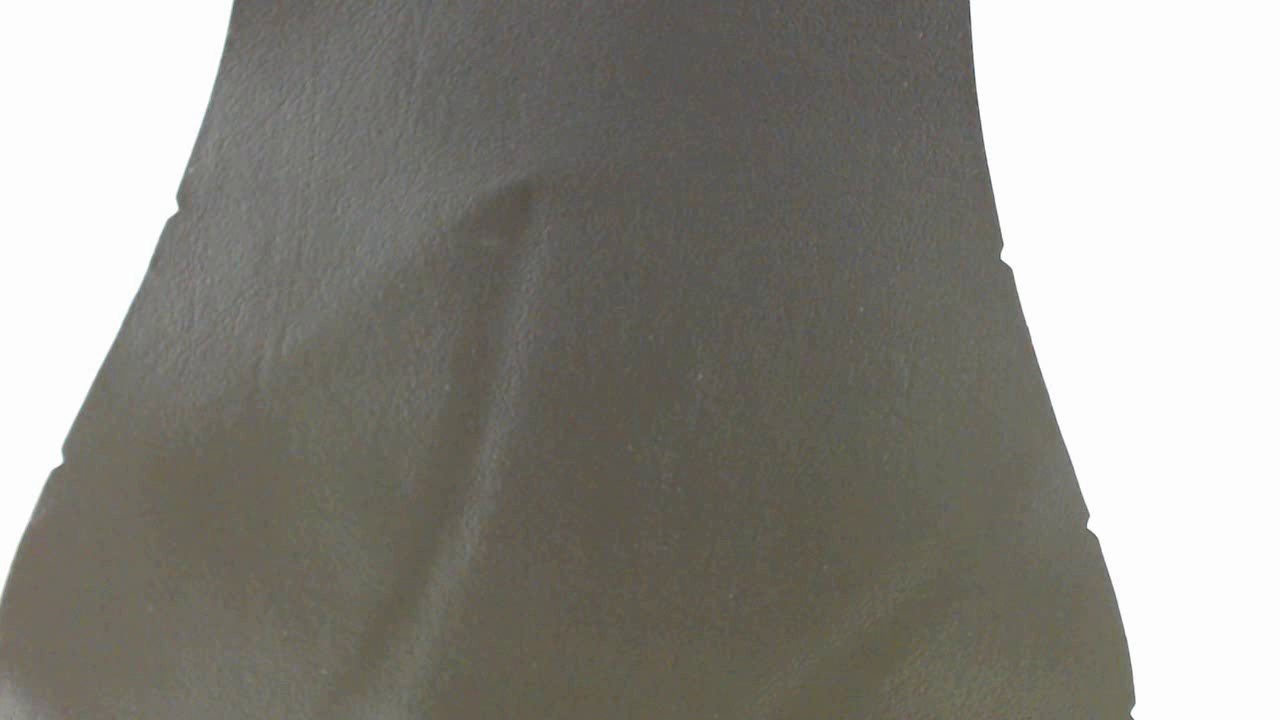
#> input picture 1.KADEME_3P1V3V3403-P1811786-03_frame_0069.jpg, 1280 x 720 px
$ python asdf.py
#> lines starting #> are read from the running program, lines starting #| are printed output that depends on the picture; after the words box and inside, x2 and y2 are one past the last pixel; in counts of white or black regions, pixels touching at a corner belong together
import cv2
import numpy as np

image = cv2.imread('1.KADEME_3P1V3V3403-P1811786-03_frame_0069.jpg')
#> image is the input picture: shape (720, 1280, 3); mean B, G, R 134.3, 141, 142.7
gray = cv2.cvtColor(image, cv2.COLOR_BGR2GRAY)
edges = cv2.Canny(gray, 50, 500)
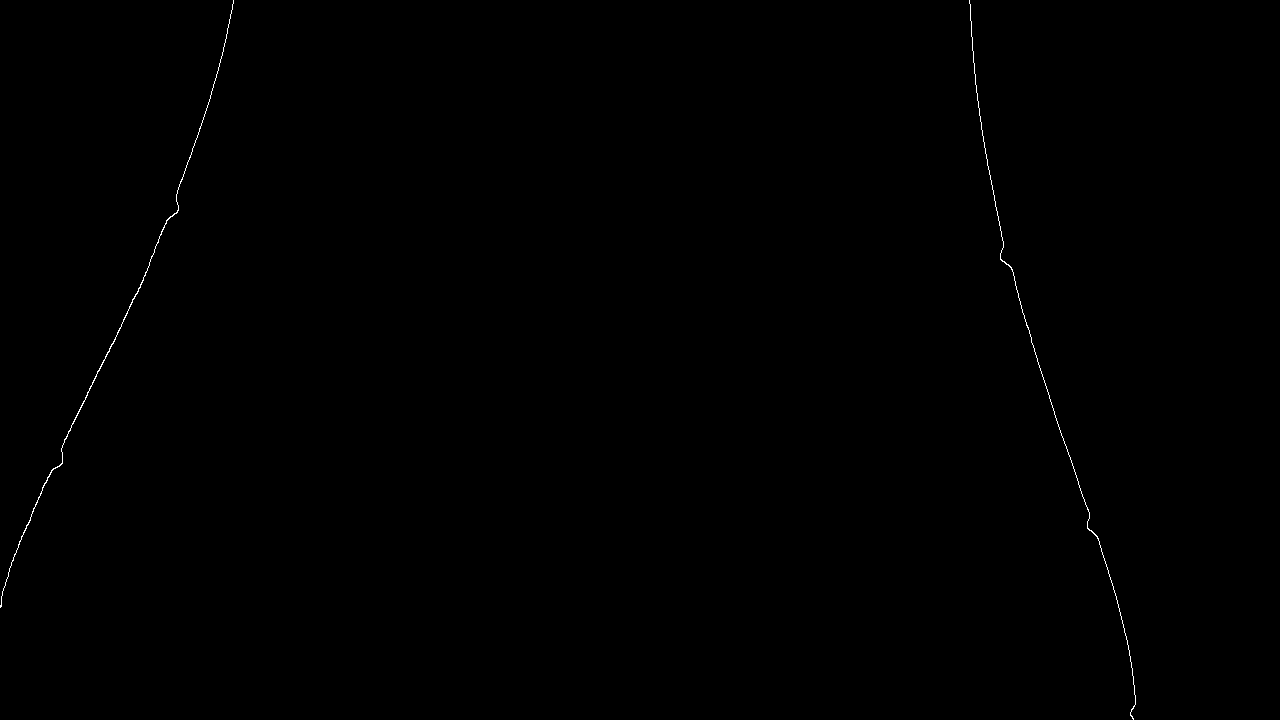
#> edges: shape (720, 1280); 0.16% white in thin lines or dots, all inside (x1, y1, x2, y2) = (0, 0, 1136, 720)
contours, _ = cv2.findContours(edges, cv2.RETR_TREE, cv2.CHAIN_APPROX_SIMPLE)
#> contours = 2 contours; box (x1, y1, x2, y2) and area: (0, 0, 234, 608) 124, (969, 0, 1136, 720) 29

def calculate_angle(pt1, pt2, pt3):
    a = np.linalg.norm(pt2 - pt3)
    b = np.linalg.norm(pt1 - pt3)
    c = np.linalg.norm(pt1 - pt2)

    if a + b <= c or a + c <= b or b + c <= a:
        return 0

    cosine_value = (b**2 + c**2 - a**2) / (2 * b * c)
    cosine_value = max(-1.0, min(1.0, cosine_value))
    angle = np.arccos(cosine_value)
    return np.degrees(angle)

def calculate_distance(pt1, pt2):
    return np.linalg.norm(pt1 - pt2)

detected_triangles = []

for cnt in contours:
    approx = cv2.approxPolyDP(cnt, 0.001*cv2.arcLength(cnt, True), True)

    if len(approx) > 2:
        for i in range(len(approx)):
            p1 = tuple(approx[i % len(approx)][0])
            p2 = tuple(approx[(i + 1) % len(approx)][0])
            p3 = tuple(approx[(i + 2) % len(approx)][0])

            angle = calculate_angle(np.array(p1), np.array(p2), np.array(p3))
            d1 = calculate_distance(np.array(p1), np.array(p2))
            d2 = calculate_distance(np.array(p2), np.array(p3))
            d3 = calculate_distance(np.array(p3), np.array(p1))

            if 20 < angle < 160 and 10 < d1 < 35 and 10 < d2 < 35 and 10 < d3 < 35:
                triangle = [p1, p2, p3]

                if triangle not in detected_triangles:

                    cv2.circle(image, p1, 3, (0, 255, 0), -1)
                    cv2.circle(image, p2, 3, (0, 255, 0), -1)
                    cv2.circle(image, p3, 3, (0, 255, 0), -1)
                    cv2.line(image, p1, p2, (255, 0, 0), 1)
                    cv2.line(image, p2, p3, (255, 0, 0), 1)
                    cv2.line(image, p3, p1, (255, 0, 0), 1)


                    detected_triangles.append(triangle)
#> this loop made 2 passes
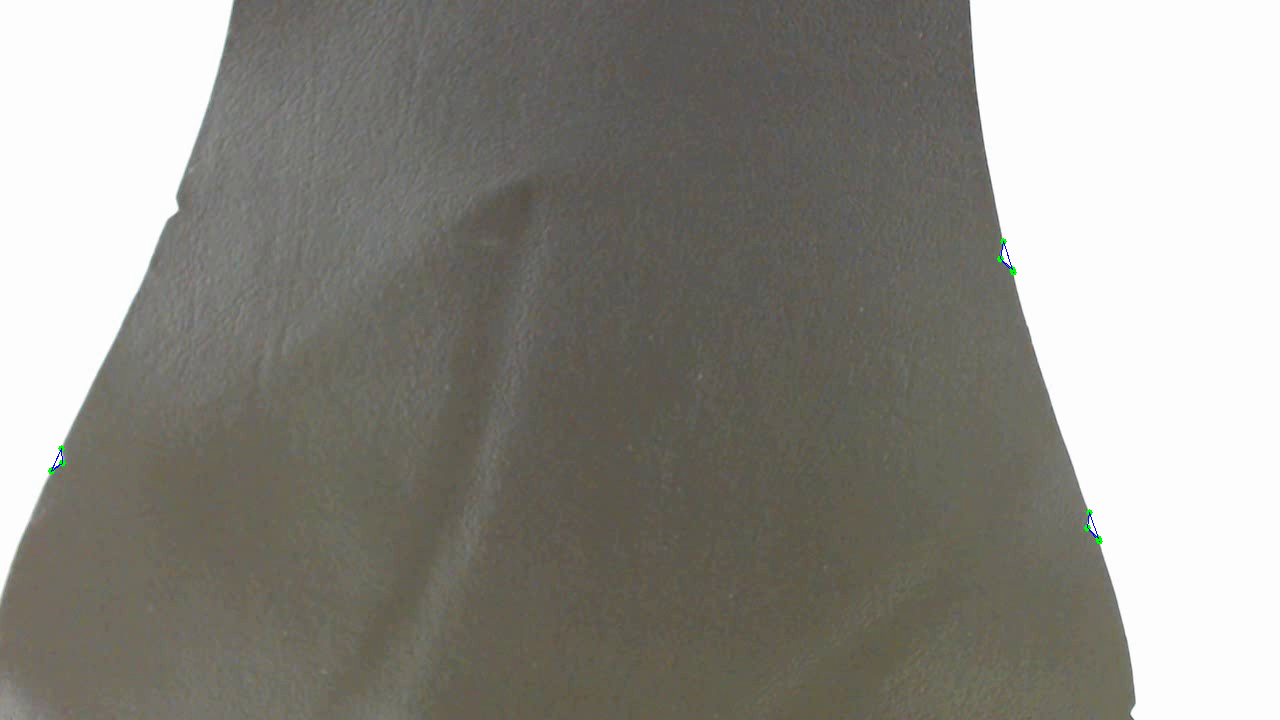
#> image: shape (720, 1280, 3); 0.05% of pixels changed, all inside (x1, y1, x2, y2) = (48, 238, 1103, 545)
#> after the loop, detected_triangles = [[(1003, 241), (1000, 259), (1013, 272)], [(1089, 512), (1087, 528), (1099, 541)], [(1098, 538), (1087, 527), (1089, 512)], [(1012, 269), (1000, 258), (1003, 241)], [(61, 448), (62, 462), (51, 470)], [(51, 471), (62, 463), (61, 448)]]

print(f"Unique triangles detected: {len(detected_triangles)}")
#| Unique triangles detected: 6
print(f"detected_triangles : {detected_triangles}")
#> (printed output is left out)
cv2.imshow('Detected Triangles', image)
cv2.waitKey(0)
cv2.destroyAllWindows()

$ run again, with 1.KADEME_3P1V3V8373-P1811817-03_frame_0188.jpg copied over 1.KADEME_3P1V3V3403-P1811786-03_frame_0069.jpg
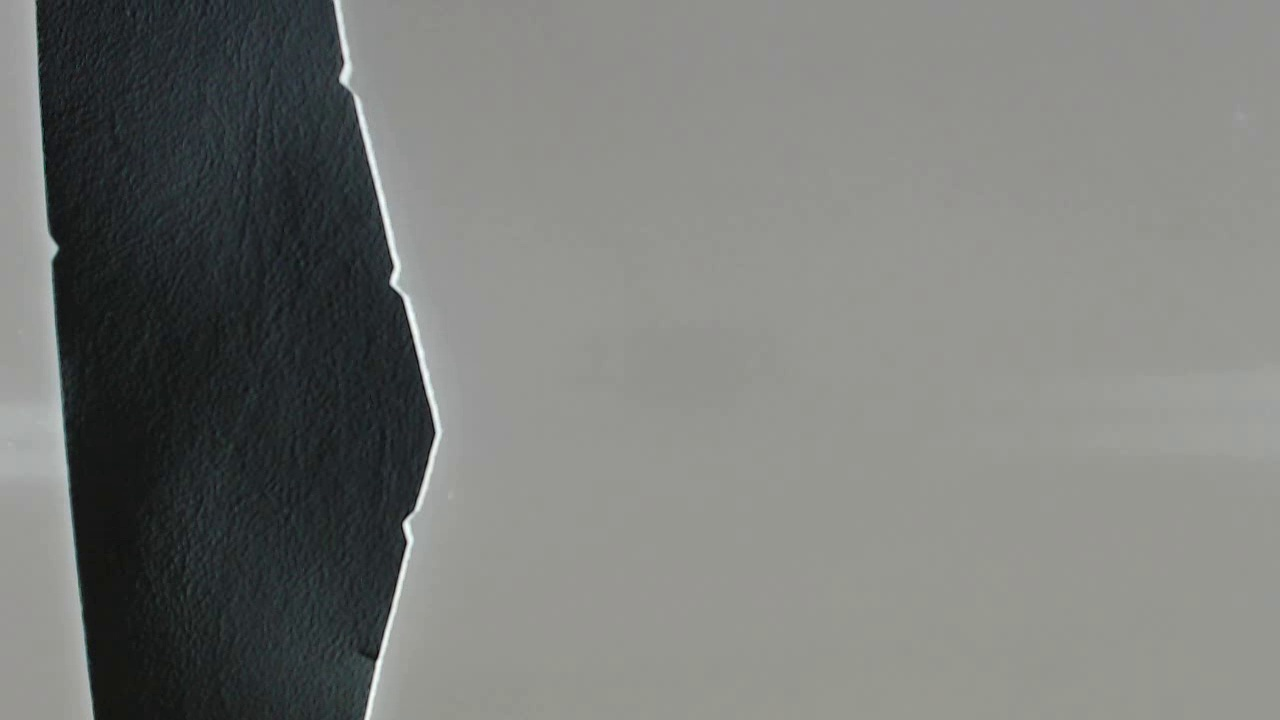
#> input picture 1.KADEME_3P1V3V8373-P1811817-03_frame_0188.jpg, 1280 x 720 px
#> image is the input picture: shape (720, 1280, 3); mean B, G, R 119.3, 122.4, 120.5
#> `edges = cv2.Canny(gray, 50, 500)`:
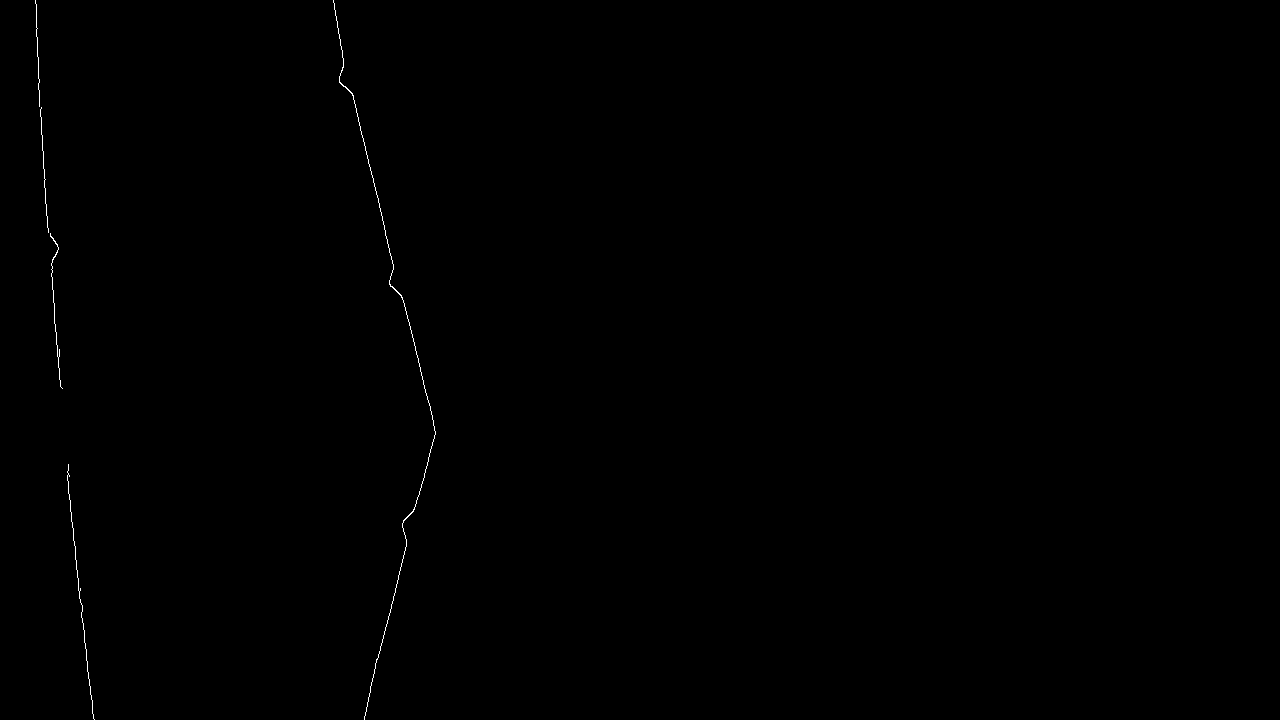
#> edges: shape (720, 1280); 0.16% white in thin lines or dots, all inside (x1, y1, x2, y2) = (35, 0, 436, 720)
#> contours = 5 contours, 4 with area under 20; largest, box (x1, y1, x2, y2) and area: (333, 0, 436, 720) 39
#> the loop `for cnt in contours:` made 5 passes
#| Unique triangles detected: 2
#| detected_triangles : [[(393, 264), (389, 284), (401, 296)], [(401, 295), (389, 283), (393, 264)]]

$ run again, with 3.KADEME_3P1V9V18113-P1812136-03_frame_0006.jpg copied over 1.KADEME_3P1V3V3403-P1811786-03_frame_0069.jpg
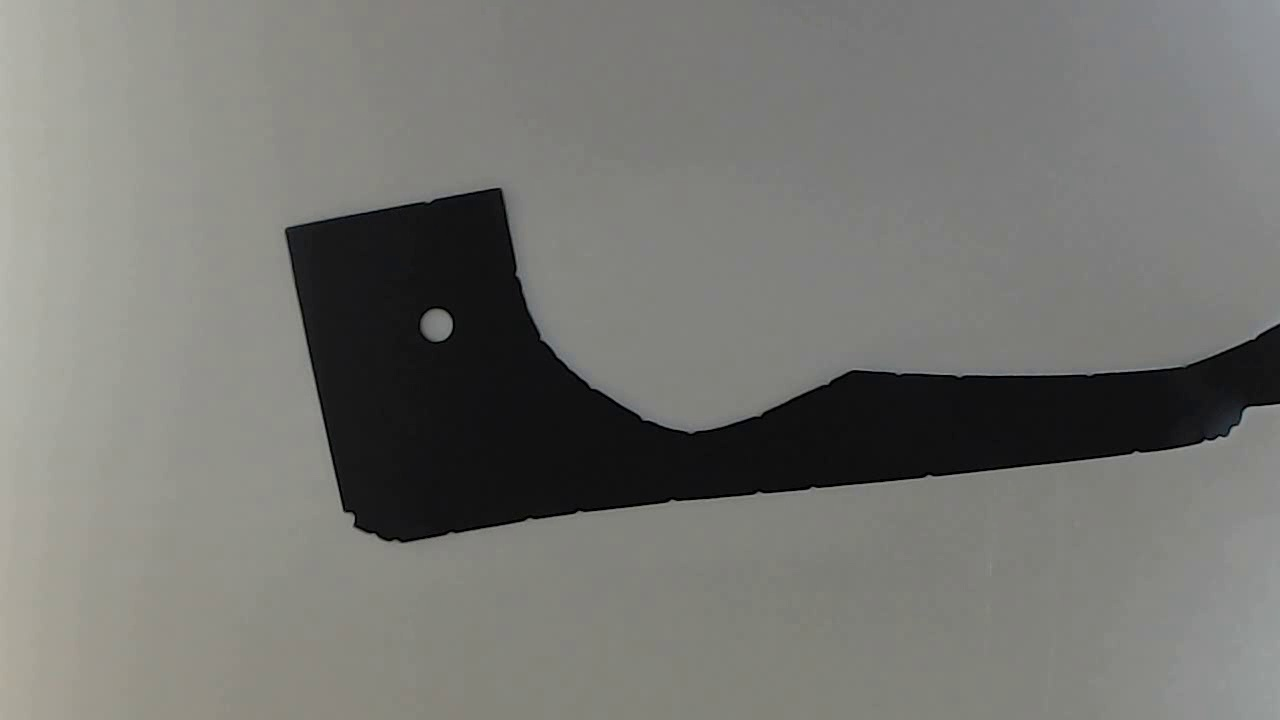
#> input picture 3.KADEME_3P1V9V18113-P1812136-03_frame_0006.jpg, 1280 x 720 px
#> image is the input picture: shape (720, 1280, 3); mean B, G, R 114, 118.3, 118
#> `edges = cv2.Canny(gray, 50, 500)`:
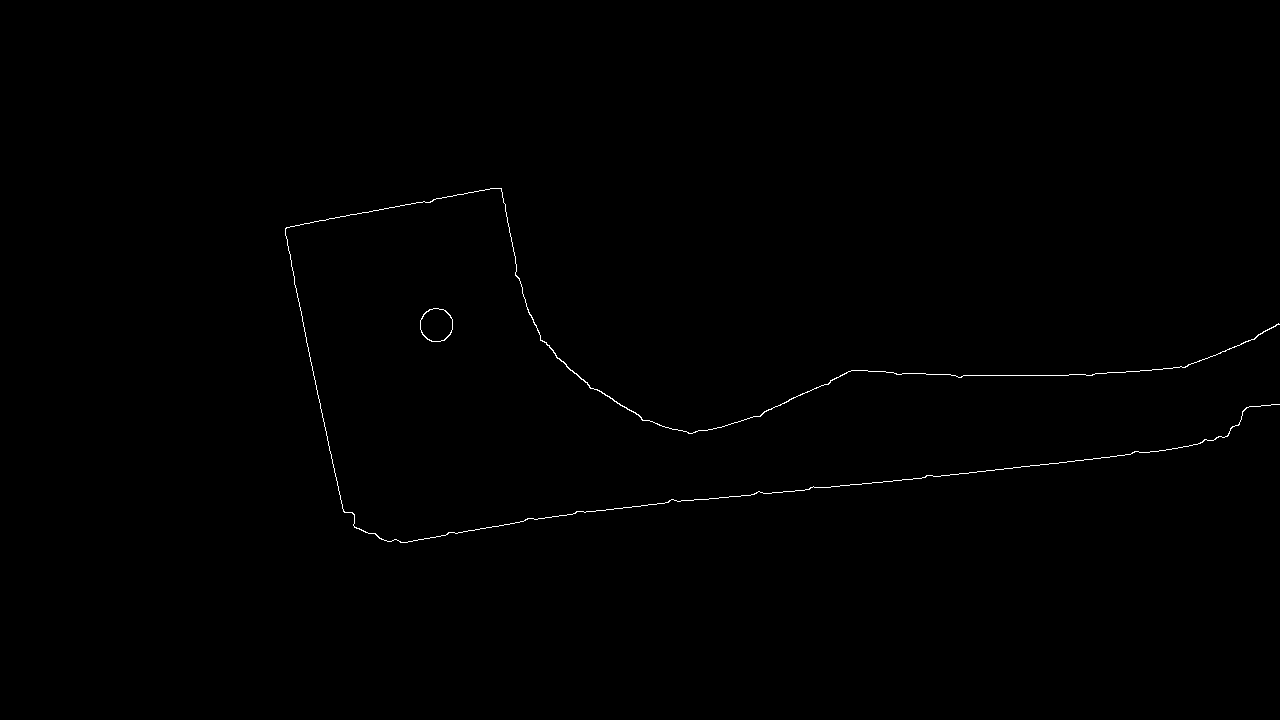
#> edges: shape (720, 1280); 0.29% white in thin lines or dots, all inside (x1, y1, x2, y2) = (285, 188, 1280, 543)
#> contours = 3 contours; box (x1, y1, x2, y2) and area: (420, 308, 453, 342) 859, (420, 308, 453, 342) 829, (285, 188, 1280, 543) 205
#> the loop `for cnt in contours:` made 3 passes
#> after the loop `for cnt in contours:`: detected_triangles = [[(342, 508), (354, 515), (354, 527)], [(355, 527), (354, 514), (342, 508)]]
#| Unique triangles detected: 2
#| detected_triangles : [[(342, 508), (354, 515), (354, 527)], [(355, 527), (354, 514), (342, 508)]]

$ run again, with 3.KADEME_3P1V9V3130-P1812116-03_frame_0002.jpg copied over 1.KADEME_3P1V3V3403-P1811786-03_frame_0069.jpg
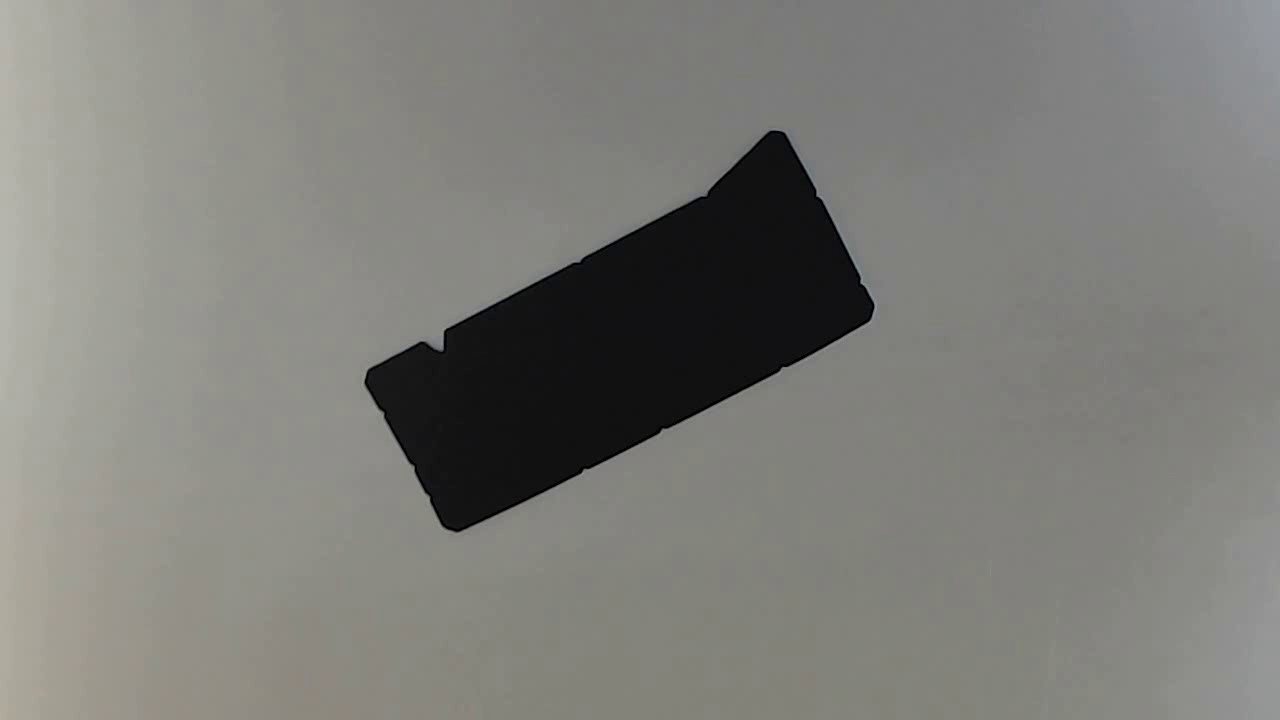
#> input picture 3.KADEME_3P1V9V3130-P1812116-03_frame_0002.jpg, 1280 x 720 px
#> image is the input picture: shape (720, 1280, 3); mean B, G, R 120.5, 125.4, 125.6
#> `edges = cv2.Canny(gray, 50, 500)`:
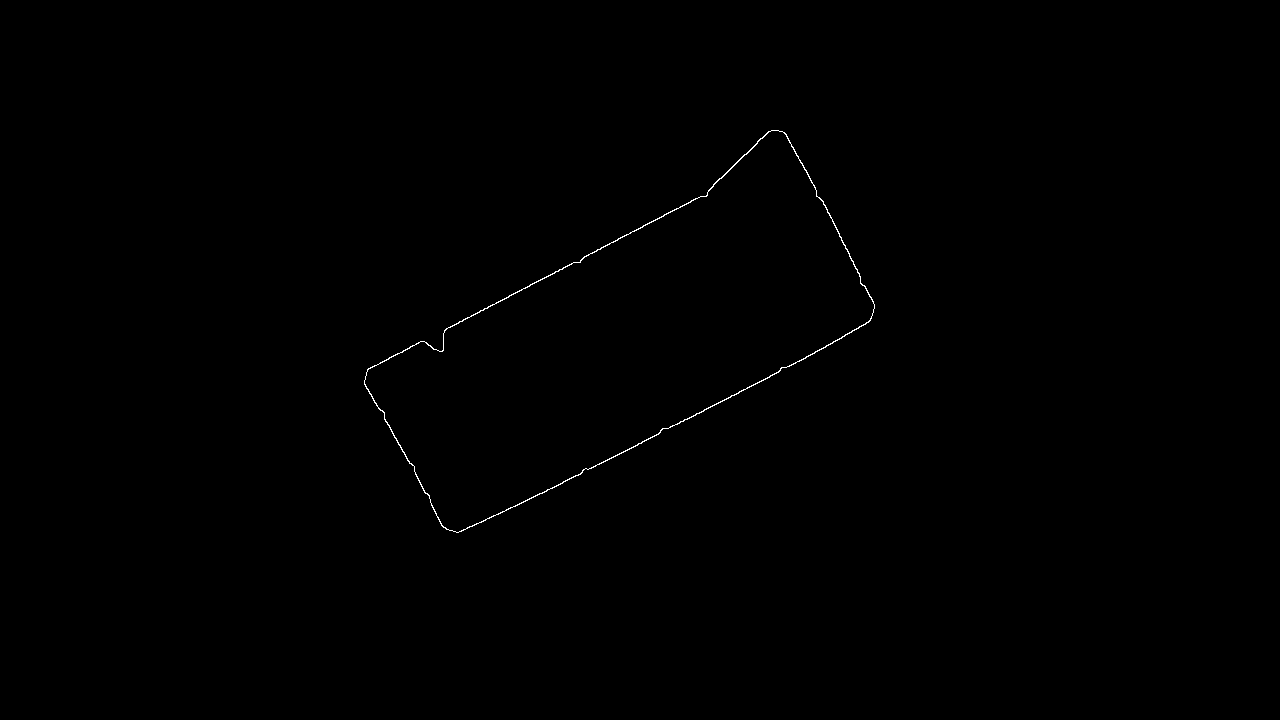
#> edges: shape (720, 1280); 0.19% white in thin lines or dots, all inside (x1, y1, x2, y2) = (364, 130, 875, 533)
#> contours = 2 contours; box (x1, y1, x2, y2) and area: (364, 130, 875, 533) 93810, (364, 130, 875, 533) 93248
#> the loop `for cnt in contours:` made 2 passes
#> after the loop `for cnt in contours:`: detected_triangles = [[(713, 184), (705, 196), (691, 200)]]
#| Unique triangles detected: 1
#| detected_triangles : [[(713, 184), (705, 196), (691, 200)]]
